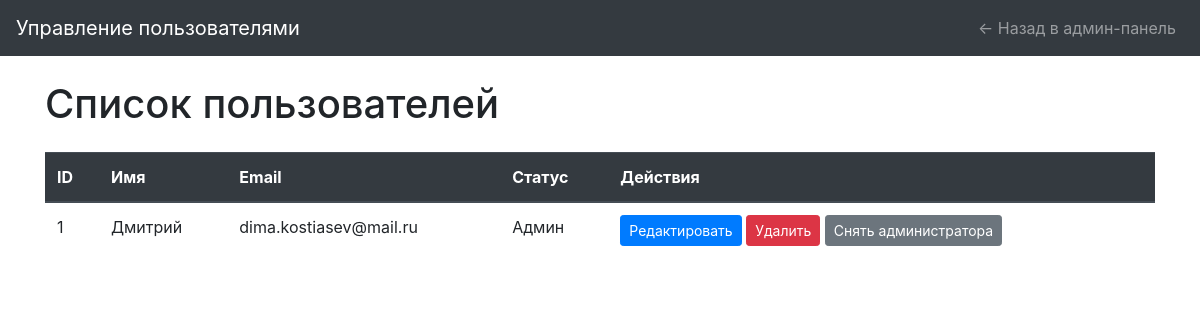
The app's page /assets/pages/manage_users.php (signed in), older data.
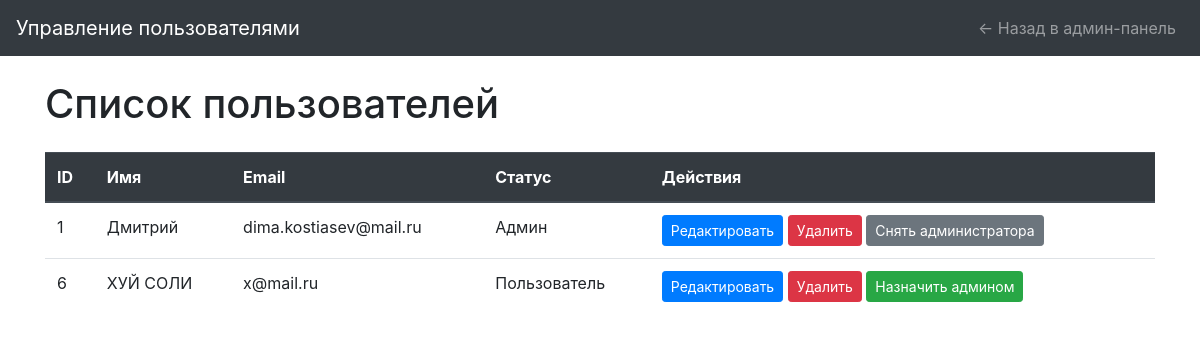
The same page, newer data.
### tables this page shows
CREATE TABLE `users` (
  `id` int(11) NOT NULL,
  `name` varchar(100) NOT NULL,
  `surname` varchar(100) NOT NULL,
  `patronymic` varchar(100) DEFAULT NULL,
  `login` varchar(100) NOT NULL,
  `email` varchar(100) NOT NULL,
  `password` varchar(255) NOT NULL,
  `is_admin` tinyint(1) NOT NULL DEFAULT 0
);

### assets/pages/manage_users.php (the view, shortened to what this page needs)
<?php
include '../../assets/pages/db_connect.php';
$result = $conn->query("SELECT * FROM users");
?>
<!DOCTYPE html>
<html lang="ru">
<head>
    <link rel="stylesheet" href="https://stackpath.bootstrapcdn.com/bootstrap/4.5.2/css/bootstrap.min.css">
</head>
<body>
    <nav class="navbar navbar-expand-lg navbar-dark bg-dark">
        <a class="navbar-brand" href="#">Управление пользователями</a>
        <div class="collapse navbar-collapse">
            <ul class="navbar-nav ml-auto">
                <li class="nav-item">
                    <a class="nav-link" href="../../assets/pages/admin.php">&larr; Назад в админ-панель</a>
                </li>
            </ul>
        </div>
    </nav>
    <div class="container mt-4">
        <h1 class="my-4">Список пользователей</h1>
        <table class="table table-hover">
            <thead class="thead-dark">
                <tr>
                    <th>ID</th>
                    <th>Имя</th>
                    <th>Email</th>
                    <th>Статус</th>
                    <th>Действия</th>
                </tr>
            </thead>
            <tbody>
                <?php while ($row = $result->fetch_assoc()): ?>
                    <tr>
                        <td>
                            <?php echo $row['id']; ?>
                        </td>
                        <td>
                            <?php echo htmlspecialchars($row['name']); ?>
                        </td>
                        <td>
                            <?php echo htmlspecialchars($row['email']); ?>
                        </td>
                        <td>
                            <?php echo $row['is_admin'] == 1 ? 'Админ' : 'Пользователь'; ?>
                        </td>
                        <td>
                            <button class="btn btn-primary btn-sm" data-toggle="modal" data-target="#editUserModal"
                                data-id="<?php echo $row['id']; ?>"
                                data-name="<?php echo htmlspecialchars($row['name']); ?>"
                                data-surname="<?php echo htmlspecialchars($row['surname']); ?>"
                                data-patronymic="<?php echo htmlspecialchars($row['patronymic']); ?>"
                                data-login="<?php echo htmlspecialchars($row['login']); ?>"
                                data-email="<?php echo htmlspecialchars($row['email']); ?>">Редактировать</button>
                            <a href="?delete=1&id=<?php echo $row['id']; ?>" class="btn btn-danger btn-sm"
                                onclick="return confirm('Вы уверены, что хотите удалить этого пользователя?');">Удалить</a>
                            <a href="?toggle_admin=<?php echo $row['is_admin'] ? '0' : '1'; ?>&id=<?php echo $row['id']; ?>"
                                class="btn btn-<?php echo $row['is_admin'] ? 'secondary' : 'success'; ?> btn-sm"
                                onclick="return confirm('Вы уверены, что хотите <?php echo $row['is_admin'] ? 'снять администратора' : 'назначить администратором'; ?> этого пользователя?');">
                                <?php echo $row['is_admin'] ? 'Снять администратора' : 'Назначить админом'; ?>
                            </a>
                        </td>
                    </tr>
                <?php endwhile; ?>
            </tbody>
        </table>
    </div>
</body>
</html>

Row changes from the older to the newer data that the page shows:
added users: id "6", name "ХУЙ СОЛИ", email "x@mail.ru", is_admin "Пользователь"
